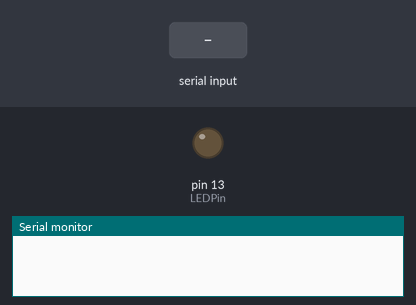
Recording of a sketch running on a simulated Arduino Uno, built with avr-gcc and run on an emulated ATmega328P. On the bench: output pins drawn as LEDs (lit = HIGH), the last lines printed to the serial monitor. The inputs (shaded band) are chosen by the test bench.

Above: at 1.2 s.
1.3 s: "1" received over Serial
At 3.4 s:
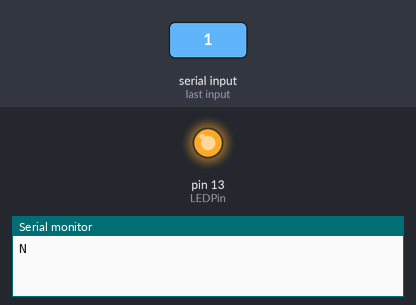
Timing chart, 0 to 4.9 s (numbered marks = the images above; inputs shaded):
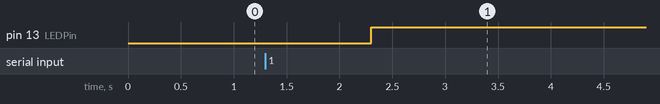

Measured:
- after the input at 1.3 s, pin 13 (LEDPin): LOW → HIGH after 1.0 s

The sketch:

programaArduino.ino
```cpp
#define LEDPin 13
String SerialInput;

int nodoInicio = 0;
int nodoFin = 37;

int nodo[38][6] = {
    {0, 1, 2},    // 1
    {1, 0, 3},    // 2
    {2, 3, 4, 5}, // 3
    {3, 7, 9},    // 4
    {4, 2, 5},
    {5, 6, 7},
    {6, 5, 22},
    {7, 8, 13, 16},
    {8, 3, 9, 16},
    {9, 10},
    {10, 11, 18},
    {11, 10, 12, 18},
    {12, 11, 17},
    {13, 14, 17},
    {14, 15, 20},
    {15, 7},
    {16, 12, 13},
    {17, 17, 19, 20},
    {18, 12, 19},
    {19, 20, 27},
    {20, 14, 21, 26},
    {21, 22},
    {22, 14, 21, 23, 24, 25},
    {23, 25},
    {24, 32},
    {25, 29, 30, 31},
    {26, 25},
    {27, 18, 28},
    {28, 28, 30, 35},
    {29, 32},
    {30, 26, 28, 34},
    {31, 33, 34},
    {32, 33},
    {33, 37},
    {34, 33, 37},
    {35, 36},
    {36, 37},
    {37, 34, 37}};
char peso[38][5] = {
    {'A', 'D'},
    {'8', 'P'},
    {'F', 'E', '9'},
    {'C', 'W'},
    {'D', 'Z'},
    {'5', 'C'},
    {'9', 'Q'},
    {'6', '0', 'M'},
    {'C', '2', '5'},
    {'B'},
    {'5', 'V'},
    {'B', 'D', '7'},
    {'4', '9'},
    {'3', 'T'},
    {'B', 'I'},
    {'F'},
    {'4', 'N'},
    {'E', 'D', '8'},
    {'C', '2'},
    {'4', 'A'},
    {'R', 'B', '7'},
    {'0'},
    {'H', 'C', '2', '8', '1'},
    {'3'},
    {'U'},
    {'7', 'E', 'A'},
    {'2'},
    {'4', '0'},
    {'3', 'C', '4'},
    {'A'},
    {'3', '7', 'V'},
    {'K', 'Ñ'},
    {'6'},
    {'C'},
    {'5', 'P'},
    {'1'},
    {'4'},
    {'Q', '4'}};

void setup()
{
  pinMode(LEDPin, OUTPUT);
  // serial communication
  Serial.begin(9600);
}

void loop()
{
  while (Serial.available())
  {
    SerialInput = Serial.readString();
    if (Recorrido(SerialInput))
    {
      digitalWrite(LEDPin, HIGH);
      delay(500);
      digitalWrite(LEDPin, LOW);
      delay(500);
      digitalWrite(LEDPin, HIGH);
      delay(500);
      digitalWrite(LEDPin, LOW);
      delay(500);
      Serial.println("Y");
    }
    else
    {
      digitalWrite(LEDPin, HIGH);
      Serial.println("N");
    }
  }
}

bool Recorrido(String llave)
{
  int i = 0, pos_recorrido = 0;
  int con = nodoInicio; // actual

  while (i < llave.length())
  {
    pos_recorrido = i;
    int a = sizeof(nodo[con]);
    for (int j = 1; j < a / 2; j++)
    {
      if (llave.charAt(i) == peso[con][j - 1])
      {
        con = nodo[con][j];
        i++;
        break;
      }
    }
    if (pos_recorrido == i)
    {
      return false;
    }
  }
  return con == nodoFin;
}
```
